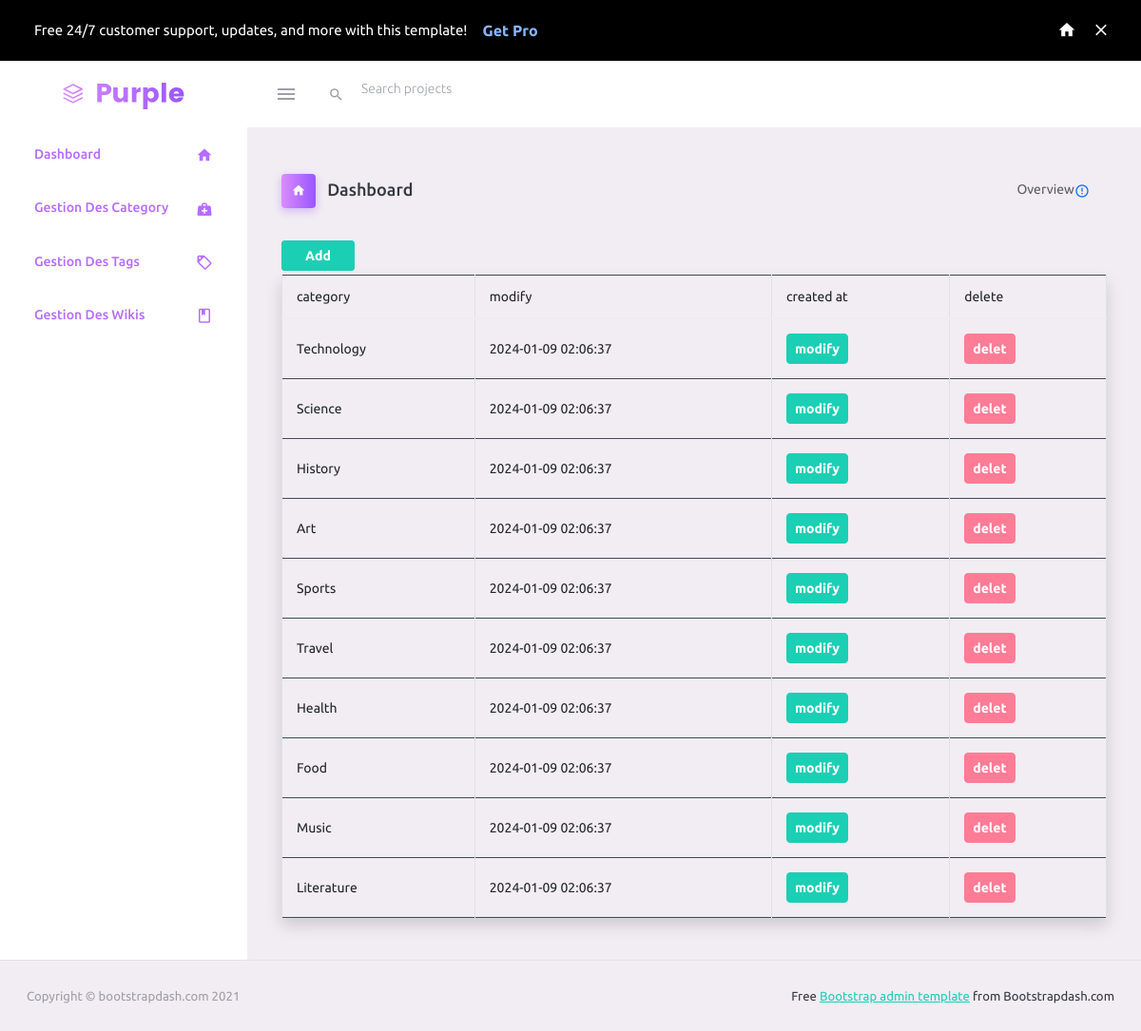
Page /index.php?action=ges_cat (signed in) on the committed database.
### tables this page shows
CREATE TABLE categories (
    id INT PRIMARY KEY AUTO_INCREMENT,
    name VARCHAR(255) NOT NULL,
    created_at TIMESTAMP DEFAULT CURRENT_TIMESTAMP

);

### APP/controler/category_controler.php (called while the page is built, shortened)
<?php
class category_control {
    public  static function get_categories(){
        $categoryDAO= new CategoryDAO();
       $categorys = $categoryDAO->GetAllCategories();
       require 'APP\VIEW\dashboard_admin\categories\gestion_categories.php';
    }
}

### APP/MODEL/config/Connection.php (called while the page is built, shortened)
<?php
class DatabaseConnection {
    private $pdo;
    private static $instance;
public function __construct(){
    $this->pdo = new PDO("mysql:host=" . DB_HOST . ";dbname=" . DB_NAME, DB_USER, DB_PASS);
        $this->pdo->setAttribute(PDO::ATTR_ERRMODE, PDO::ERRMODE_EXCEPTION);
}
public static function getInstance() {
    if (!self::$instance) {
        self::$instance = new DatabaseConnection();
    }
    return self::$instance;
}
public function getConnection() {
    return $this->pdo;
}
}
?>

### APP/MODEL/classes/categoryDAO.php (called while the page is built, shortened)
<?php
include 'APP\MODEL\classes\categoriesclass.php';
class  CategoryDAO{
    private $db;
    public function __construct(){
        $this->db = DatabaseConnection::getInstance()->getConnection();
    }
    public  function GetAllCategories() {
        $query = "SELECT * from categories ";
        $stmt =  $this->db->prepare($query);
        $stmt->execute();
        $result = $stmt->fetchAll(PDO::FETCH_ASSOC);
        $categories = array();
        foreach ($result as $row) {
            $category = new category($row['id'],$row['name'],$row['created_at'] );
            $categories[] = $category;
    }
    return $categories;
    }
}

### APP/MODEL/classes/categoriesclass.php (called while the page is built)
<?php
class Category {
    private $id;
    private $name;
    private $createdAt;
    public function __construct($id,$name,$createdAt ) {
        $this->id = $id;
        $this->name = $name;
        $this->createdAt = $createdAt;
    }
    public function getId() {
        return $this->id;
    }
    public function getName() {
        return $this->name;
    }
    public function getCreatedAt() {
        return $this->createdAt;
    }
}

### APP/view/dashboard_admin/categories/gestion_categories.php (the view, shortened to what this page needs)
<!DOCTYPE html>
<html lang="en">
  <head>
    <link rel="stylesheet" href="APP\view\dashboard_admin\assets\vendors\mdi\css\materialdesignicons.min.css">
    <link rel="stylesheet" href="APP\view\dashboard_admin\assets\vendors\css\vendor.bundle.base.css">
    <link rel="stylesheet" href="https://stackpath.bootstrapcdn.com/bootstrap/4.5.2/css/bootstrap.min.css">
    <link rel="stylesheet" href="APP\view\dashboard_admin\assets\css\style.css">
  </head>
  <body>
    <div class="container-scroller">
      <div class="row p-0 m-0 proBanner" id="proBanner">
        <div class="col-md-12 p-0 m-0">
          <div class="card-body card-body-padding d-flex align-items-center justify-content-between">
            <div class="ps-lg-1">
              <div class="d-flex align-items-center justify-content-between">
                <p class="mb-0 font-weight-medium me-3 buy-now-text">Free 24/7 customer support, updates, and more with this template!</p>
                <a href="https://www.bootstrapdash.com/product/purple-bootstrap-admin-template/?utm_source=organic&utm_medium=banner&utm_campaign=buynow_demo" target="_blank" class="btn me-2 buy-now-btn border-0">Get Pro</a>
              </div>
            </div>
            <div class="d-flex align-items-center justify-content-between">
              <a href="https://www.bootstrapdash.com/product/purple-bootstrap-admin-template/"><i class="mdi mdi-home me-3 text-white"></i></a>
              <button id="bannerClose" class="btn border-0 p-0">
                <i class="mdi mdi-close text-white me-0"></i>
              </button>
            </div>
          </div>
        </div>
      </div>
      <nav class="navbar default-layout-navbar col-lg-12 col-12 p-0 fixed-top d-flex flex-row">
        <div class="text-center navbar-brand-wrapper d-flex align-items-center justify-content-center">
          <a class="navbar-brand brand-logo" href="APP\view\dashboard_admin\dashbord.php"><img src="APP\view\dashboard_admin\assets\images\logo.svg" alt="logo" /></a>
        </div>
        <div class="navbar-menu-wrapper d-flex align-items-stretch">
          <button class="navbar-toggler navbar-toggler align-self-center" type="button" data-toggle="minimize">
            <span class="mdi mdi-menu"></span>
          </button>
          <div class="search-field d-none d-md-block">
            <form class="d-flex align-items-center h-100" action="#">
              <div class="input-group">
                <div class="input-group-prepend bg-transparent">
                  <i class="input-group-text border-0 mdi mdi-magnify"></i>
                </div>
                <input type="text" class="form-control bg-transparent border-0" placeholder="Search projects">
              </div>
            </form>
          </div>
        </div>
      </nav>
      <div class="container-fluid page-body-wrapper">
        <nav class="sidebar sidebar-offcanvas" id="sidebar">
          <ul class="nav">
            <li class="nav-item">
              <a class="nav-link" href="index.php">
                <span class="menu-title">Dashboard</span>
                <i class="mdi mdi-home menu-icon"></i>
              </a>
            </li>
            <li class="nav-item ">
              <a class="nav-link" href="index.php?action=ges_cat" id="link">
                <span class="menu-title">Gestion Des Category</span>
                <i class="mdi mdi-medical-bag menu-icon"></i>
              </a>
            </li>
            <li class="nav-item ">
              <a class="nav-link" href="index.php?action=ges_tags">
                <span class="menu-title">Gestion Des Tags</span>
                <i class="mdi mdi-tag-outline menu-icon"></i>
              </a>
              </li>
            <li class="nav-item  ">
              <a class="nav-link" href="index.php?action=ges_wikis">
                <span class="menu-title">Gestion Des Wikis</span>
                <i class="mdi mdi-book-outline menu-icon"></i>
              </a>
            </li>
          </ul>
        </nav>
        <div class="main-panel">
          <div class="content-wrapper">
            <div class="page-header">
              <h3 class="page-title">
                <span class="page-title-icon bg-gradient-primary text-white me-2">
                  <i class="mdi mdi-home"></i>
                </span> Dashboard
              </h3>
              <nav aria-label="breadcrumb">
                <ul class="breadcrumb">
                  <li class="breadcrumb-item active" aria-current="page">
                    <span></span>Overview <i class="mdi mdi-alert-circle-outline icon-sm text-primary align-middle"></i>
                  </li>
                </ul>
              </nav>
            </div>
            <div id="defult">
            <button class="btn btn-success p-2 px-4 my-1" data-toggle="modal" data-target="#addCategoryModal">Add</button>
              <table class="table table-bordered border-dark shadow">
                <thead>
                  <tr>
                    <td>category</td>
                    <td>modify</td>
                    <td>created at</td>
                    <td>delete</td>
                  </tr>
                </thead>
                <tbody>
                  <?php foreach($categorys as $cat ){ ?>
                  <tr>
                    <td><?=$cat->getName();?></td>
                    <td><?=$cat->getCreatedAt();?></td>
                    <td>  <a href="index.php?action=modify_cat&id=<?=$cat->getId();?>" class="btn btn-success rounded p-2" >modify</a></td>
                    <td><a class="btn btn-danger rounded p-2" href="index.php?action=delet_cat&id=<?=$cat->getId();?>">delet</a></td>
                  </tr>
                   <?php }?>
                </tbody>
              </table>
            </div>
                  </div>
                </div>
              </div>
            </div>
          <footer class="footer">
            <div class="container-fluid d-flex justify-content-between">
              <span class="text-muted d-block text-center text-sm-start d-sm-inline-block">Copyright © bootstrapdash.com 2021</span>
              <span class="float-none float-sm-end mt-1 mt-sm-0 text-end"> Free <a href="https://www.bootstrapdash.com/bootstrap-admin-template/" target="_blank">Bootstrap admin template</a> from Bootstrapdash.com</span>
            </div>
          </footer>
  </body>
</html>

### rows in the picture
categories: name "Technology", created_at "2024-01-09 02:06:37"
categories: name "Science", created_at "2024-01-09 02:06:37"
categories: name "History", created_at "2024-01-09 02:06:37"
categories: name "Art", created_at "2024-01-09 02:06:37"
categories: name "Sports", created_at "2024-01-09 02:06:37"
categories: name "Travel", created_at "2024-01-09 02:06:37"
categories: name "Health", created_at "2024-01-09 02:06:37"
categories: name "Food", created_at "2024-01-09 02:06:37"
categories: name "Music", created_at "2024-01-09 02:06:37"
categories: name "Literature", created_at "2024-01-09 02:06:37"
